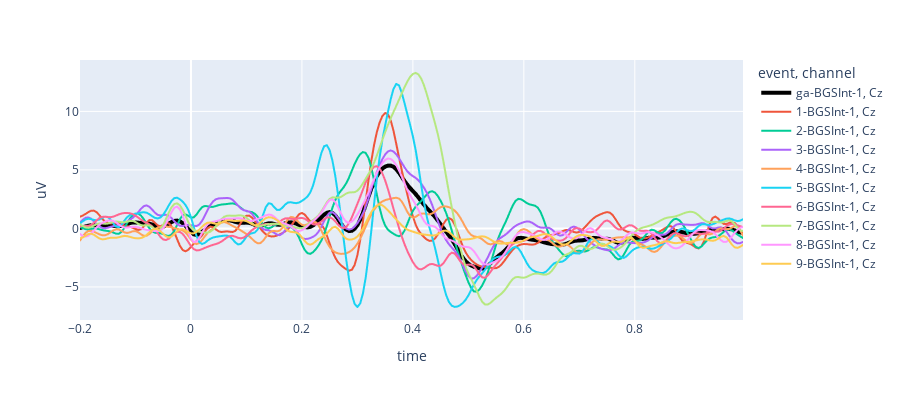

Notebook code cell kept with this figure:
### Code cell
def test_plot_subject_grand_average(pa):
    kwargs = dict(
        group = ['dbci'],
        dataset = ['BGSInt'],
        subject = ['1','2','3','4','5','6','7','8','9'],
        channel = ['Cz'],
        event = ['1'],
    )

    return pa.plot_subject_grand_average(**kwargs)

if test_plots:
    fig, plot_df = test_plot_subject_grand_average(pa)
    fig.show()

### Figure 1 — Plotly figure (JSON) as saved in the notebook; plotly's stock layout.template omitted (floating-point values rounded to 4 significant figures; data arrays with more than 128 entries replaced by an {"elided": "..."} marker saying what was removed)
{"data": [{"hovertemplate": "event=ga-BGSInt-1<br>channel=Cz<br>time=%{x}<br>uV=%{y}<extra></extra>", "legendgroup": "ga-BGSInt-1, Cz", "line": {"color": "black", "dash": "solid", "width": 4}, "marker": {"symbol": "circle"}, "mode": "lines", "name": "ga-BGSInt-1, Cz", "showlegend": true, "type": "scattergl", "x": {"elided": "240 float values"}, "xaxis": "x", "y": {"elided": "240 float values"}, "yaxis": "y"}, {"hovertemplate": "event=1-BGSInt-1<br>channel=Cz<br>time=%{x}<br>uV=%{y}<extra></extra>", "legendgroup": "1-BGSInt-1, Cz", "line": {"color": "#EF553B", "dash": "solid"}, "marker": {"symbol": "circle"}, "mode": "lines", "name": "1-BGSInt-1, Cz", "showlegend": true, "type": "scattergl", "x": {"elided": "240 float values"}, "xaxis": "x", "y": {"elided": "240 float values"}, "yaxis": "y"}, {"hovertemplate": "event=2-BGSInt-1<br>channel=Cz<br>time=%{x}<br>uV=%{y}<extra></extra>", "legendgroup": "2-BGSInt-1, Cz", "line": {"color": "#00cc96", "dash": "solid"}, "marker": {"symbol": "circle"}, "mode": "lines", "name": "2-BGSInt-1, Cz", "showlegend": true, "type": "scattergl", "x": {"elided": "240 float values"}, "xaxis": "x", "y": {"elided": "240 float values"}, "yaxis": "y"}, {"hovertemplate": "event=3-BGSInt-1<br>channel=Cz<br>time=%{x}<br>uV=%{y}<extra></extra>", "legendgroup": "3-BGSInt-1, Cz", "line": {"color": "#ab63fa", "dash": "solid"}, "marker": {"symbol": "circle"}, "mode": "lines", "name": "3-BGSInt-1, Cz", "showlegend": true, "type": "scattergl", "x": {"elided": "240 float values"}, "xaxis": "x", "y": {"elided": "240 float values"}, "yaxis": "y"}, {"hovertemplate": "event=4-BGSInt-1<br>channel=Cz<br>time=%{x}<br>uV=%{y}<extra></extra>", "legendgroup": "4-BGSInt-1, Cz", "line": {"color": "#FFA15A", "dash": "solid"}, "marker": {"symbol": "circle"}, "mode": "lines", "name": "4-BGSInt-1, Cz", "showlegend": true, "type": "scattergl", "x": {"elided": "240 float values"}, "xaxis": "x", "y": {"elided": "240 float values"}, "yaxis": "y"}, {"hovertemplate": "event=5-BGSInt-1<br>channel=Cz<br>time=%{x}<br>uV=%{y}<extra></extra>", "legendgroup": "5-BGSInt-1, Cz", "line": {"color": "#19d3f3", "dash": "solid"}, "marker": {"symbol": "circle"}, "mode": "lines", "name": "5-BGSInt-1, Cz", "showlegend": true, "type": "scattergl", "x": {"elided": "240 float values"}, "xaxis": "x", "y": {"elided": "240 float values"}, "yaxis": "y"}, {"hovertemplate": "event=6-BGSInt-1<br>channel=Cz<br>time=%{x}<br>uV=%{y}<extra></extra>", "legendgroup": "6-BGSInt-1, Cz", "line": {"color": "#FF6692", "dash": "solid"}, "marker": {"symbol": "circle"}, "mode": "lines", "name": "6-BGSInt-1, Cz", "showlegend": true, "type": "scattergl", "x": {"elided": "240 float values"}, "xaxis": "x", "y": {"elided": "240 float values"}, "yaxis": "y"}, {"hovertemplate": "event=7-BGSInt-1<br>channel=Cz<br>time=%{x}<br>uV=%{y}<extra></extra>", "legendgroup": "7-BGSInt-1, Cz", "line": {"color": "#B6E880", "dash": "solid"}, "marker": {"symbol": "circle"}, "mode": "lines", "name": "7-BGSInt-1, Cz", "showlegend": true, "type": "scattergl", "x": {"elided": "240 float values"}, "xaxis": "x", "y": {"elided": "240 float values"}, "yaxis": "y"}, {"hovertemplate": "event=8-BGSInt-1<br>channel=Cz<br>time=%{x}<br>uV=%{y}<extra></extra>", "legendgroup": "8-BGSInt-1, Cz", "line": {"color": "#FF97FF", "dash": "solid"}, "marker": {"symbol": "circle"}, "mode": "lines", "name": "8-BGSInt-1, Cz", "showlegend": true, "type": "scattergl", "x": {"elided": "240 float values"}, "xaxis": "x", "y": {"elided": "240 float values"}, "yaxis": "y"}, {"hovertemplate": "event=9-BGSInt-1<br>channel=Cz<br>time=%{x}<br>uV=%{y}<extra></extra>", "legendgroup": "9-BGSInt-1, Cz", "line": {"color": "#FECB52", "dash": "solid"}, "marker": {"symbol": "circle"}, "mode": "lines", "name": "9-BGSInt-1, Cz", "showlegend": true, "type": "scattergl", "x": {"elided": "240 float values"}, "xaxis": "x", "y": {"elided": "240 float values"}, "yaxis": "y"}], "layout": {"height": 400, "legend": {"title": {"text": "event, channel"}, "tracegroupgap": 0}, "margin": {"t": 60}, "xaxis": {"anchor": "y", "domain": [0, 1], "title": {"text": "time"}}, "yaxis": {"anchor": "x", "domain": [0, 1], "title": {"text": "uV"}}}}
